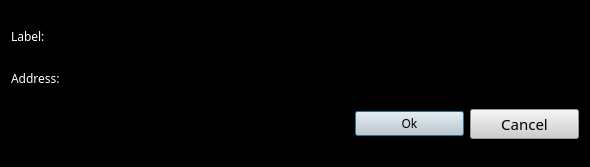
<?xml version="1.0" encoding="UTF-8"?>
<ui version="4.0">
 <class>NewAddressDialog</class>
 <widget class="QDialog" name="NewAddressDialog">
  <property name="geometry">
   <rect>
    <x>0</x>
    <y>0</y>
    <width>590</width>
    <height>167</height>
   </rect>
  </property>
  <property name="palette">
   <palette>
    <active>
     <colorrole role="WindowText">
      <brush brushstyle="SolidPattern">
       <color alpha="255">
        <red>255</red>
        <green>255</green>
        <blue>255</blue>
       </color>
      </brush>
     </colorrole>
     <colorrole role="Button">
      <brush brushstyle="SolidPattern">
       <color alpha="255">
        <red>0</red>
        <green>0</green>
        <blue>0</blue>
       </color>
      </brush>
     </colorrole>
     <colorrole role="Light">
      <brush brushstyle="SolidPattern">
       <color alpha="255">
        <red>0</red>
        <green>0</green>
        <blue>0</blue>
       </color>
      </brush>
     </colorrole>
     <colorrole role="Midlight">
      <brush brushstyle="SolidPattern">
       <color alpha="255">
        <red>0</red>
        <green>0</green>
        <blue>0</blue>
       </color>
      </brush>
     </colorrole>
     <colorrole role="Dark">
      <brush brushstyle="SolidPattern">
       <color alpha="255">
        <red>0</red>
        <green>0</green>
        <blue>0</blue>
       </color>
      </brush>
     </colorrole>
     <colorrole role="Mid">
      <brush brushstyle="SolidPattern">
       <color alpha="255">
        <red>0</red>
        <green>0</green>
        <blue>0</blue>
       </color>
      </brush>
     </colorrole>
     <colorrole role="Text">
      <brush brushstyle="SolidPattern">
       <color alpha="255">
        <red>255</red>
        <green>255</green>
        <blue>255</blue>
       </color>
      </brush>
     </colorrole>
     <colorrole role="BrightText">
      <brush brushstyle="SolidPattern">
       <color alpha="255">
        <red>255</red>
        <green>255</green>
        <blue>255</blue>
       </color>
      </brush>
     </colorrole>
     <colorrole role="ButtonText">
      <brush brushstyle="SolidPattern">
       <color alpha="255">
        <red>255</red>
        <green>255</green>
        <blue>255</blue>
       </color>
      </brush>
     </colorrole>
     <colorrole role="Base">
      <brush brushstyle="SolidPattern">
       <color alpha="255">
        <red>0</red>
        <green>0</green>
        <blue>0</blue>
       </color>
      </brush>
     </colorrole>
     <colorrole role="Window">
      <brush brushstyle="SolidPattern">
       <color alpha="255">
        <red>0</red>
        <green>0</green>
        <blue>0</blue>
       </color>
      </brush>
     </colorrole>
     <colorrole role="Shadow">
      <brush brushstyle="SolidPattern">
       <color alpha="255">
        <red>0</red>
        <green>0</green>
        <blue>0</blue>
       </color>
      </brush>
     </colorrole>
     <colorrole role="Highlight">
      <brush brushstyle="SolidPattern">
       <color alpha="255">
        <red>0</red>
        <green>145</green>
        <blue>218</blue>
       </color>
      </brush>
     </colorrole>
     <colorrole role="AlternateBase">
      <brush brushstyle="SolidPattern">
       <color alpha="255">
        <red>0</red>
        <green>0</green>
        <blue>0</blue>
       </color>
      </brush>
     </colorrole>
     <colorrole role="ToolTipBase">
      <brush brushstyle="SolidPattern">
       <color alpha="255">
        <red>255</red>
        <green>255</green>
        <blue>220</blue>
       </color>
      </brush>
     </colorrole>
     <colorrole role="ToolTipText">
      <brush brushstyle="SolidPattern">
       <color alpha="255">
        <red>0</red>
        <green>0</green>
        <blue>0</blue>
       </color>
      </brush>
     </colorrole>
    </active>
    <inactive>
     <colorrole role="WindowText">
      <brush brushstyle="SolidPattern">
       <color alpha="255">
        <red>255</red>
        <green>255</green>
        <blue>255</blue>
       </color>
      </brush>
     </colorrole>
     <colorrole role="Button">
      <brush brushstyle="SolidPattern">
       <color alpha="255">
        <red>0</red>
        <green>0</green>
        <blue>0</blue>
       </color>
      </brush>
     </colorrole>
     <colorrole role="Light">
      <brush brushstyle="SolidPattern">
       <color alpha="255">
        <red>0</red>
        <green>0</green>
        <blue>0</blue>
       </color>
      </brush>
     </colorrole>
     <colorrole role="Midlight">
      <brush brushstyle="SolidPattern">
       <color alpha="255">
        <red>0</red>
        <green>0</green>
        <blue>0</blue>
       </color>
      </brush>
     </colorrole>
     <colorrole role="Dark">
      <brush brushstyle="SolidPattern">
       <color alpha="255">
        <red>0</red>
        <green>0</green>
        <blue>0</blue>
       </color>
      </brush>
     </colorrole>
     <colorrole role="Mid">
      <brush brushstyle="SolidPattern">
       <color alpha="255">
        <red>0</red>
        <green>0</green>
        <blue>0</blue>
       </color>
      </brush>
     </colorrole>
     <colorrole role="Text">
      <brush brushstyle="SolidPattern">
       <color alpha="255">
        <red>255</red>
        <green>255</green>
        <blue>255</blue>
       </color>
      </brush>
     </colorrole>
     <colorrole role="BrightText">
      <brush brushstyle="SolidPattern">
       <color alpha="255">
        <red>255</red>
        <green>255</green>
        <blue>255</blue>
       </color>
      </brush>
     </colorrole>
     <colorrole role="ButtonText">
      <brush brushstyle="SolidPattern">
       <color alpha="255">
        <red>255</red>
        <green>255</green>
        <blue>255</blue>
       </color>
      </brush>
     </colorrole>
     <colorrole role="Base">
      <brush brushstyle="SolidPattern">
       <color alpha="255">
        <red>0</red>
        <green>0</green>
        <blue>0</blue>
       </color>
      </brush>
     </colorrole>
     <colorrole role="Window">
      <brush brushstyle="SolidPattern">
       <color alpha="255">
        <red>0</red>
        <green>0</green>
        <blue>0</blue>
       </color>
      </brush>
     </colorrole>
     <colorrole role="Shadow">
      <brush brushstyle="SolidPattern">
       <color alpha="255">
        <red>0</red>
        <green>0</green>
        <blue>0</blue>
       </color>
      </brush>
     </colorrole>
     <colorrole role="Highlight">
      <brush brushstyle="SolidPattern">
       <color alpha="255">
        <red>0</red>
        <green>145</green>
        <blue>218</blue>
       </color>
      </brush>
     </colorrole>
     <colorrole role="AlternateBase">
      <brush brushstyle="SolidPattern">
       <color alpha="255">
        <red>0</red>
        <green>0</green>
        <blue>0</blue>
       </color>
      </brush>
     </colorrole>
     <colorrole role="ToolTipBase">
      <brush brushstyle="SolidPattern">
       <color alpha="255">
        <red>255</red>
        <green>255</green>
        <blue>220</blue>
       </color>
      </brush>
     </colorrole>
     <colorrole role="ToolTipText">
      <brush brushstyle="SolidPattern">
       <color alpha="255">
        <red>0</red>
        <green>0</green>
        <blue>0</blue>
       </color>
      </brush>
     </colorrole>
    </inactive>
    <disabled>
     <colorrole role="WindowText">
      <brush brushstyle="SolidPattern">
       <color alpha="255">
        <red>0</red>
        <green>0</green>
        <blue>0</blue>
       </color>
      </brush>
     </colorrole>
     <colorrole role="Button">
      <brush brushstyle="SolidPattern">
       <color alpha="255">
        <red>0</red>
        <green>0</green>
        <blue>0</blue>
       </color>
      </brush>
     </colorrole>
     <colorrole role="Light">
      <brush brushstyle="SolidPattern">
       <color alpha="255">
        <red>0</red>
        <green>0</green>
        <blue>0</blue>
       </color>
      </brush>
     </colorrole>
     <colorrole role="Midlight">
      <brush brushstyle="SolidPattern">
       <color alpha="255">
        <red>0</red>
        <green>0</green>
        <blue>0</blue>
       </color>
      </brush>
     </colorrole>
     <colorrole role="Dark">
      <brush brushstyle="SolidPattern">
       <color alpha="255">
        <red>0</red>
        <green>0</green>
        <blue>0</blue>
       </color>
      </brush>
     </colorrole>
     <colorrole role="Mid">
      <brush brushstyle="SolidPattern">
       <color alpha="255">
        <red>0</red>
        <green>0</green>
        <blue>0</blue>
       </color>
      </brush>
     </colorrole>
     <colorrole role="Text">
      <brush brushstyle="SolidPattern">
       <color alpha="255">
        <red>0</red>
        <green>0</green>
        <blue>0</blue>
       </color>
      </brush>
     </colorrole>
     <colorrole role="BrightText">
      <brush brushstyle="SolidPattern">
       <color alpha="255">
        <red>255</red>
        <green>255</green>
        <blue>255</blue>
       </color>
      </brush>
     </colorrole>
     <colorrole role="ButtonText">
      <brush brushstyle="SolidPattern">
       <color alpha="255">
        <red>0</red>
        <green>0</green>
        <blue>0</blue>
       </color>
      </brush>
     </colorrole>
     <colorrole role="Base">
      <brush brushstyle="SolidPattern">
       <color alpha="255">
        <red>0</red>
        <green>0</green>
        <blue>0</blue>
       </color>
      </brush>
     </colorrole>
     <colorrole role="Window">
      <brush brushstyle="SolidPattern">
       <color alpha="255">
        <red>0</red>
        <green>0</green>
        <blue>0</blue>
       </color>
      </brush>
     </colorrole>
     <colorrole role="Shadow">
      <brush brushstyle="SolidPattern">
       <color alpha="255">
        <red>0</red>
        <green>0</green>
        <blue>0</blue>
       </color>
      </brush>
     </colorrole>
     <colorrole role="Highlight">
      <brush brushstyle="SolidPattern">
       <color alpha="255">
        <red>240</red>
        <green>240</green>
        <blue>240</blue>
       </color>
      </brush>
     </colorrole>
     <colorrole role="AlternateBase">
      <brush brushstyle="SolidPattern">
       <color alpha="255">
        <red>0</red>
        <green>0</green>
        <blue>0</blue>
       </color>
      </brush>
     </colorrole>
     <colorrole role="ToolTipBase">
      <brush brushstyle="SolidPattern">
       <color alpha="255">
        <red>255</red>
        <green>255</green>
        <blue>220</blue>
       </color>
      </brush>
     </colorrole>
     <colorrole role="ToolTipText">
      <brush brushstyle="SolidPattern">
       <color alpha="255">
        <red>0</red>
        <green>0</green>
        <blue>0</blue>
       </color>
      </brush>
     </colorrole>
    </disabled>
   </palette>
  </property>
  <property name="windowTitle">
   <string>New address</string>
  </property>
  <property name="windowIcon">
   <iconset>
    <normaloff>../../images/cryptonote.png</normaloff>../../images/cryptonote.png</iconset>
  </property>
  <property name="autoFillBackground">
   <bool>false</bool>
  </property>
  <property name="modal">
   <bool>false</bool>
  </property>
  <layout class="QGridLayout" name="gridLayout">
   <item row="0" column="0">
    <widget class="QLabel" name="label">
     <property name="sizePolicy">
      <sizepolicy hsizetype="Maximum" vsizetype="Preferred">
       <horstretch>0</horstretch>
       <verstretch>0</verstretch>
      </sizepolicy>
     </property>
     <property name="font">
      <font>
       <family>Game of Thrones</family>
       <weight>50</weight>
       <bold>false</bold>
       <kerning>false</kerning>
      </font>
     </property>
     <property name="text">
      <string>Label:</string>
     </property>
    </widget>
   </item>
   <item row="0" column="1" colspan="3">
    <widget class="QLineEdit" name="m_labelEdit">
     <property name="sizePolicy">
      <sizepolicy hsizetype="Expanding" vsizetype="Fixed">
       <horstretch>0</horstretch>
       <verstretch>0</verstretch>
      </sizepolicy>
     </property>
     <property name="styleSheet">
      <string notr="true">font: 11pt &quot;Tibetan Machine Uni&quot;rgb(0, 0, 0)</string>
     </property>
     <property name="echoMode">
      <enum>QLineEdit::Normal</enum>
     </property>
    </widget>
   </item>
   <item row="1" column="0">
    <widget class="QLabel" name="label_2">
     <property name="sizePolicy">
      <sizepolicy hsizetype="Maximum" vsizetype="Preferred">
       <horstretch>0</horstretch>
       <verstretch>0</verstretch>
      </sizepolicy>
     </property>
     <property name="font">
      <font>
       <family>Game of Thrones</family>
       <weight>50</weight>
       <bold>false</bold>
      </font>
     </property>
     <property name="text">
      <string>Address:</string>
     </property>
    </widget>
   </item>
   <item row="1" column="1" colspan="3">
    <widget class="QLineEdit" name="m_addressEdit">
     <property name="styleSheet">
      <string notr="true">font: 11pt &quot;Tibetan Machine Uni&quot;rgb(0, 0, 0)</string>
     </property>
     <property name="echoMode">
      <enum>QLineEdit::Normal</enum>
     </property>
    </widget>
   </item>
   <item row="2" column="0" colspan="2">
    <spacer name="horizontalSpacer">
     <property name="orientation">
      <enum>Qt::Horizontal</enum>
     </property>
     <property name="sizeHint" stdset="0">
      <size>
       <width>338</width>
       <height>20</height>
      </size>
     </property>
    </spacer>
   </item>
   <item row="2" column="2">
    <widget class="QPushButton" name="m_okButton">
     <property name="enabled">
      <bool>true</bool>
     </property>
     <property name="palette">
      <palette>
       <active>
        <colorrole role="WindowText">
         <brush brushstyle="SolidPattern">
          <color alpha="255">
           <red>0</red>
           <green>0</green>
           <blue>0</blue>
          </color>
         </brush>
        </colorrole>
        <colorrole role="Button">
         <brush brushstyle="SolidPattern">
          <color alpha="255">
           <red>206</red>
           <green>206</green>
           <blue>206</blue>
          </color>
         </brush>
        </colorrole>
        <colorrole role="Light">
         <brush brushstyle="SolidPattern">
          <color alpha="255">
           <red>255</red>
           <green>255</green>
           <blue>255</blue>
          </color>
         </brush>
        </colorrole>
        <colorrole role="Midlight">
         <brush brushstyle="SolidPattern">
          <color alpha="255">
           <red>255</red>
           <green>255</green>
           <blue>255</blue>
          </color>
         </brush>
        </colorrole>
        <colorrole role="Dark">
         <brush brushstyle="SolidPattern">
          <color alpha="255">
           <red>127</red>
           <green>127</green>
           <blue>127</blue>
          </color>
         </brush>
        </colorrole>
        <colorrole role="Mid">
         <brush brushstyle="SolidPattern">
          <color alpha="255">
           <red>170</red>
           <green>170</green>
           <blue>170</blue>
          </color>
         </brush>
        </colorrole>
        <colorrole role="Text">
         <brush brushstyle="SolidPattern">
          <color alpha="255">
           <red>0</red>
           <green>0</green>
           <blue>0</blue>
          </color>
         </brush>
        </colorrole>
        <colorrole role="BrightText">
         <brush brushstyle="SolidPattern">
          <color alpha="255">
           <red>255</red>
           <green>255</green>
           <blue>255</blue>
          </color>
         </brush>
        </colorrole>
        <colorrole role="ButtonText">
         <brush brushstyle="SolidPattern">
          <color alpha="255">
           <red>0</red>
           <green>0</green>
           <blue>0</blue>
          </color>
         </brush>
        </colorrole>
        <colorrole role="Base">
         <brush brushstyle="SolidPattern">
          <color alpha="255">
           <red>206</red>
           <green>206</green>
           <blue>206</blue>
          </color>
         </brush>
        </colorrole>
        <colorrole role="Window">
         <brush brushstyle="SolidPattern">
          <color alpha="255">
           <red>206</red>
           <green>206</green>
           <blue>206</blue>
          </color>
         </brush>
        </colorrole>
        <colorrole role="Shadow">
         <brush brushstyle="SolidPattern">
          <color alpha="255">
           <red>0</red>
           <green>0</green>
           <blue>0</blue>
          </color>
         </brush>
        </colorrole>
        <colorrole role="AlternateBase">
         <brush brushstyle="SolidPattern">
          <color alpha="255">
           <red>255</red>
           <green>255</green>
           <blue>255</blue>
          </color>
         </brush>
        </colorrole>
        <colorrole role="ToolTipBase">
         <brush brushstyle="SolidPattern">
          <color alpha="255">
           <red>255</red>
           <green>255</green>
           <blue>220</blue>
          </color>
         </brush>
        </colorrole>
        <colorrole role="ToolTipText">
         <brush brushstyle="SolidPattern">
          <color alpha="255">
           <red>0</red>
           <green>0</green>
           <blue>0</blue>
          </color>
         </brush>
        </colorrole>
       </active>
       <inactive>
        <colorrole role="WindowText">
         <brush brushstyle="SolidPattern">
          <color alpha="255">
           <red>0</red>
           <green>0</green>
           <blue>0</blue>
          </color>
         </brush>
        </colorrole>
        <colorrole role="Button">
         <brush brushstyle="SolidPattern">
          <color alpha="255">
           <red>206</red>
           <green>206</green>
           <blue>206</blue>
          </color>
         </brush>
        </colorrole>
        <colorrole role="Light">
         <brush brushstyle="SolidPattern">
          <color alpha="255">
           <red>255</red>
           <green>255</green>
           <blue>255</blue>
          </color>
         </brush>
        </colorrole>
        <colorrole role="Midlight">
         <brush brushstyle="SolidPattern">
          <color alpha="255">
           <red>255</red>
           <green>255</green>
           <blue>255</blue>
          </color>
         </brush>
        </colorrole>
        <colorrole role="Dark">
         <brush brushstyle="SolidPattern">
          <color alpha="255">
           <red>127</red>
           <green>127</green>
           <blue>127</blue>
          </color>
         </brush>
        </colorrole>
        <colorrole role="Mid">
         <brush brushstyle="SolidPattern">
          <color alpha="255">
           <red>170</red>
           <green>170</green>
           <blue>170</blue>
          </color>
         </brush>
        </colorrole>
        <colorrole role="Text">
         <brush brushstyle="SolidPattern">
          <color alpha="255">
           <red>0</red>
           <green>0</green>
           <blue>0</blue>
          </color>
         </brush>
        </colorrole>
        <colorrole role="BrightText">
         <brush brushstyle="SolidPattern">
          <color alpha="255">
           <red>255</red>
           <green>255</green>
           <blue>255</blue>
          </color>
         </brush>
        </colorrole>
        <colorrole role="ButtonText">
         <brush brushstyle="SolidPattern">
          <color alpha="255">
           <red>0</red>
           <green>0</green>
           <blue>0</blue>
          </color>
         </brush>
        </colorrole>
        <colorrole role="Base">
         <brush brushstyle="SolidPattern">
          <color alpha="255">
           <red>206</red>
           <green>206</green>
           <blue>206</blue>
          </color>
         </brush>
        </colorrole>
        <colorrole role="Window">
         <brush brushstyle="SolidPattern">
          <color alpha="255">
           <red>206</red>
           <green>206</green>
           <blue>206</blue>
          </color>
         </brush>
        </colorrole>
        <colorrole role="Shadow">
         <brush brushstyle="SolidPattern">
          <color alpha="255">
           <red>0</red>
           <green>0</green>
           <blue>0</blue>
          </color>
         </brush>
        </colorrole>
        <colorrole role="AlternateBase">
         <brush brushstyle="SolidPattern">
          <color alpha="255">
           <red>255</red>
           <green>255</green>
           <blue>255</blue>
          </color>
         </brush>
        </colorrole>
        <colorrole role="ToolTipBase">
         <brush brushstyle="SolidPattern">
          <color alpha="255">
           <red>255</red>
           <green>255</green>
           <blue>220</blue>
          </color>
         </brush>
        </colorrole>
        <colorrole role="ToolTipText">
         <brush brushstyle="SolidPattern">
          <color alpha="255">
           <red>0</red>
           <green>0</green>
           <blue>0</blue>
          </color>
         </brush>
        </colorrole>
       </inactive>
       <disabled>
        <colorrole role="WindowText">
         <brush brushstyle="SolidPattern">
          <color alpha="255">
           <red>127</red>
           <green>127</green>
           <blue>127</blue>
          </color>
         </brush>
        </colorrole>
        <colorrole role="Button">
         <brush brushstyle="SolidPattern">
          <color alpha="255">
           <red>206</red>
           <green>206</green>
           <blue>206</blue>
          </color>
         </brush>
        </colorrole>
        <colorrole role="Light">
         <brush brushstyle="SolidPattern">
          <color alpha="255">
           <red>255</red>
           <green>255</green>
           <blue>255</blue>
          </color>
         </brush>
        </colorrole>
        <colorrole role="Midlight">
         <brush brushstyle="SolidPattern">
          <color alpha="255">
           <red>255</red>
           <green>255</green>
           <blue>255</blue>
          </color>
         </brush>
        </colorrole>
        <colorrole role="Dark">
         <brush brushstyle="SolidPattern">
          <color alpha="255">
           <red>127</red>
           <green>127</green>
           <blue>127</blue>
          </color>
         </brush>
        </colorrole>
        <colorrole role="Mid">
         <brush brushstyle="SolidPattern">
          <color alpha="255">
           <red>170</red>
           <green>170</green>
           <blue>170</blue>
          </color>
         </brush>
        </colorrole>
        <colorrole role="Text">
         <brush brushstyle="SolidPattern">
          <color alpha="255">
           <red>127</red>
           <green>127</green>
           <blue>127</blue>
          </color>
         </brush>
        </colorrole>
        <colorrole role="BrightText">
         <brush brushstyle="SolidPattern">
          <color alpha="255">
           <red>255</red>
           <green>255</green>
           <blue>255</blue>
          </color>
         </brush>
        </colorrole>
        <colorrole role="ButtonText">
         <brush brushstyle="SolidPattern">
          <color alpha="255">
           <red>127</red>
           <green>127</green>
           <blue>127</blue>
          </color>
         </brush>
        </colorrole>
        <colorrole role="Base">
         <brush brushstyle="SolidPattern">
          <color alpha="255">
           <red>206</red>
           <green>206</green>
           <blue>206</blue>
          </color>
         </brush>
        </colorrole>
        <colorrole role="Window">
         <brush brushstyle="SolidPattern">
          <color alpha="255">
           <red>206</red>
           <green>206</green>
           <blue>206</blue>
          </color>
         </brush>
        </colorrole>
        <colorrole role="Shadow">
         <brush brushstyle="SolidPattern">
          <color alpha="255">
           <red>0</red>
           <green>0</green>
           <blue>0</blue>
          </color>
         </brush>
        </colorrole>
        <colorrole role="AlternateBase">
         <brush brushstyle="SolidPattern">
          <color alpha="255">
           <red>255</red>
           <green>255</green>
           <blue>255</blue>
          </color>
         </brush>
        </colorrole>
        <colorrole role="ToolTipBase">
         <brush brushstyle="SolidPattern">
          <color alpha="255">
           <red>255</red>
           <green>255</green>
           <blue>220</blue>
          </color>
         </brush>
        </colorrole>
        <colorrole role="ToolTipText">
         <brush brushstyle="SolidPattern">
          <color alpha="255">
           <red>0</red>
           <green>0</green>
           <blue>0</blue>
          </color>
         </brush>
        </colorrole>
       </disabled>
      </palette>
     </property>
     <property name="font">
      <font>
       <family>Game of Thrones</family>
       <weight>50</weight>
       <bold>false</bold>
       <kerning>true</kerning>
      </font>
     </property>
     <property name="autoFillBackground">
      <bool>false</bool>
     </property>
     <property name="styleSheet">
      <string notr="true">background-color: rgb(206, 206, 206);font: 11pt &quot;Game of Thrones&quot;rgb(0, 0, 0)</string>
     </property>
     <property name="inputMethodHints">
      <set>Qt::ImhNone</set>
     </property>
     <property name="text">
      <string>Ok</string>
     </property>
     <property name="default">
      <bool>true</bool>
     </property>
     <property name="flat">
      <bool>false</bool>
     </property>
    </widget>
   </item>
   <item row="2" column="3">
    <widget class="QPushButton" name="m_cancelButton">
     <property name="font">
      <font>
       <family>Game of Thrones</family>
       <pointsize>11</pointsize>
       <weight>50</weight>
       <italic>false</italic>
       <bold>false</bold>
      </font>
     </property>
     <property name="styleSheet">
      <string notr="true">background-color: rgb(206, 206, 206);
font: 11pt &quot;Game of Thrones&quot;rgb(0, 0, 0)</string>
     </property>
     <property name="text">
      <string>Cancel</string>
     </property>
    </widget>
   </item>
  </layout>
 </widget>
 <resources/>
 <connections>
  <connection>
   <sender>m_okButton</sender>
   <signal>clicked()</signal>
   <receiver>NewAddressDialog</receiver>
   <slot>accept()</slot>
   <hints>
    <hint type="sourcelabel">
     <x>410</x>
     <y>102</y>
    </hint>
    <hint type="destinationlabel">
     <x>294</x>
     <y>63</y>
    </hint>
   </hints>
  </connection>
  <connection>
   <sender>m_cancelButton</sender>
   <signal>clicked()</signal>
   <receiver>NewAddressDialog</receiver>
   <slot>reject()</slot>
   <hints>
    <hint type="sourcelabel">
     <x>526</x>
     <y>102</y>
    </hint>
    <hint type="destinationlabel">
     <x>294</x>
     <y>63</y>
    </hint>
   </hints>
  </connection>
 </connections>
</ui>
